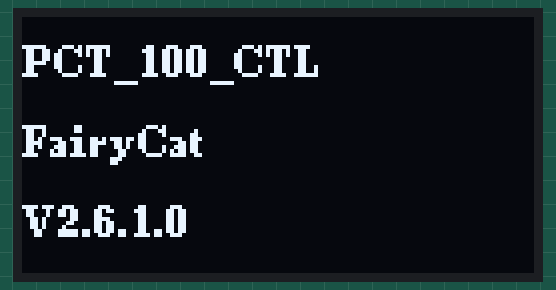
Recording of a sketch running on a simulated ESP32. Shown: 128×64 one-colour display. What the sketch prints to the serial monitor is not drawn.

Above: at 0.1 s.
At 5.1 s:
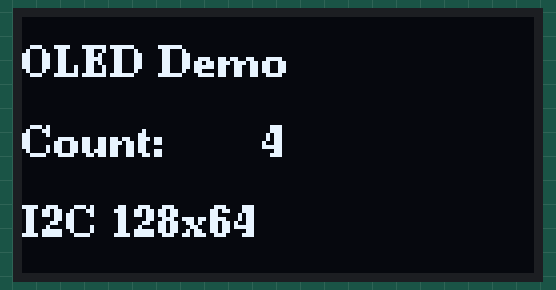
At 9.1 s:
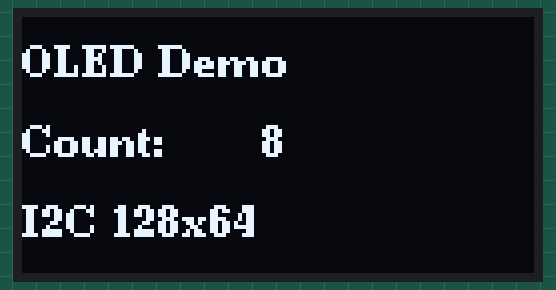
At 19.1 s:
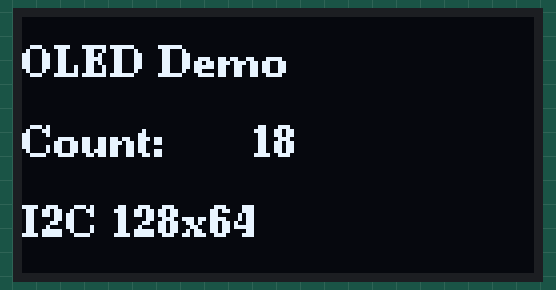
At 29.1 s:
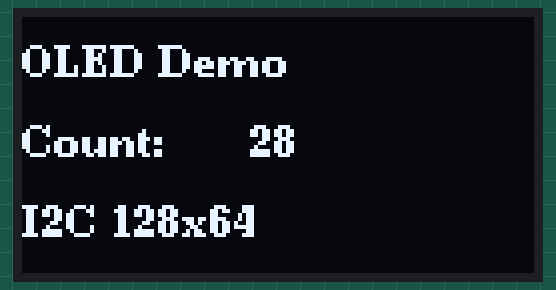
At 38.1 s:
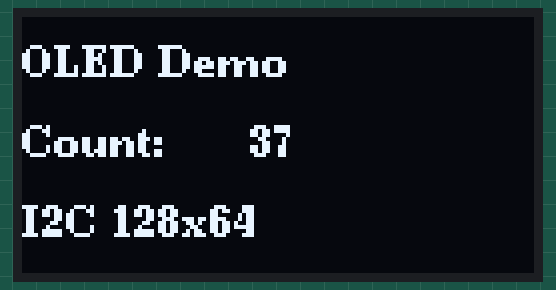

Measured:
- what the display in image 1 shows lasts 1.0 s, from 5.0 s to 6.0 s

The sketch:

display_oled.ino
```cpp
#include "display.h"

void setup() {
  Serial.begin(115200);

  display_init();
  display_show_logo();

  Serial.println("===== OLED显示屏测试 =====");
  Serial.println("SDA: GPIO4");
  Serial.println("SCL: GPIO5");
  Serial.println("屏幕: SH1106 128x64");
  Serial.println("驱动: U8G2_SH1106_128X64_VCOMH0_F_HW_I2C");
}

void loop() {
  static unsigned long last_update = 0;
  static int count = 0;

  if (millis() - last_update >= 1000) {
    last_update = millis();

    display_clear();

    display_show_text(0, 15, "OLED Demo");
    display_show_text(0, 35, "Count:");
    display_show_number(45, 35, count++, 0);
    display_show_text(0, 55, "I2C 128x64");

    display_update();
  }
}
```

display.cpp
```cpp
#include "display.h"
#include <U8g2lib.h>
#include <Wire.h>

#ifdef U8X8_HAVE_HW_I2C
U8G2_SH1106_128X64_VCOMH0_F_HW_I2C u8g2(U8G2_R0);
#else
#error "I2C support required"
#endif

void display_init(void) {
  Wire.begin(I2C_SDA, I2C_SCL);
  u8g2.begin();
  u8g2.setContrast(0x60);
  u8g2.setPowerSave(0);
  u8g2.setFont(u8g2_font_ncenB08_tr);
}

void display_clear(void) {
  u8g2.clearBuffer();
}

void display_show_text(uint8_t x, uint8_t y, const char* text) {
  u8g2.drawStr(x, y, text);
}

void display_show_number(uint8_t x, uint8_t y, float num, uint8_t decimals) {
  char buf[16];
  dtostrf(num, 6, decimals, buf);
  u8g2.drawStr(x, y, buf);
}

void display_update(void) {
  u8g2.sendBuffer();
}

void display_show_logo(void) {
  display_clear();
  u8g2.drawStr(0, 15, "PCT_100_CTL");
  u8g2.drawStr(0, 35, "FairyCat");
  u8g2.drawStr(0, 55, "V2.6.1.0");
  display_update();
}
```

display.h
```cpp
#ifndef DISPLAY_H
#define DISPLAY_H

#include <Arduino.h>

#define I2C_SDA 4    // I2C SDA引脚
#define I2C_SCL 5    // I2C SCL引脚

void display_init(void);
void display_clear(void);
void display_show_text(uint8_t x, uint8_t y, const char* text);
void display_show_number(uint8_t x, uint8_t y, float num, uint8_t decimals);
void display_update(void);
void display_show_logo(void);

#endif
```
